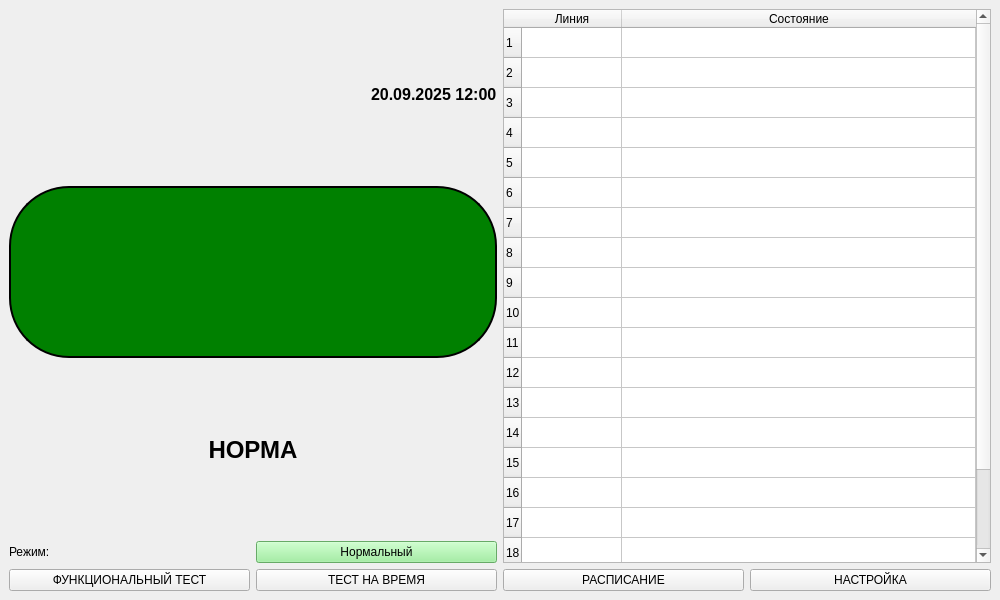
<?xml version="1.0" encoding="UTF-8"?>
<ui version="4.0">
 <class>MainWindow</class>
 <widget class="QMainWindow" name="MainWindow">
  <property name="geometry">
   <rect>
    <x>0</x>
    <y>0</y>
    <width>1000</width>
    <height>600</height>
   </rect>
  </property>
  <property name="windowTitle">
   <string>Панель управления аварийным освещением</string>
  </property>
  <widget class="QWidget" name="centralwidget">
   <layout class="QVBoxLayout" name="verticalLayout" stretch="1,0">
    <item>
     <layout class="QHBoxLayout" name="centerLayout">
      <item>
       <layout class="QVBoxLayout" name="statusLayout">
        <item>
         <layout class="QHBoxLayout" name="topLayout">
          <item>
           <widget class="QLabel" name="logoLabel">
            <property name="font">
             <font>
              <pointsize>16</pointsize>
              <bold>true</bold>
             </font>
            </property>
            <property name="text">
             <string/>
            </property>
           </widget>
          </item>
          <item>
           <spacer name="horizontalSpacer">
            <property name="orientation">
             <enum>Qt::Orientation::Horizontal</enum>
            </property>
            <property name="sizeHint" stdset="0">
             <size>
              <width>40</width>
              <height>20</height>
             </size>
            </property>
           </spacer>
          </item>
          <item>
           <widget class="QLabel" name="dateTimeLabel">
            <property name="font">
             <font>
              <pointsize>12</pointsize>
              <bold>true</bold>
             </font>
            </property>
            <property name="text">
             <string>20.09.2025 12:00</string>
            </property>
           </widget>
          </item>
         </layout>
        </item>
        <item>
         <widget class="QLabel" name="statusIndicator">
          <property name="minimumSize">
           <size>
            <width>120</width>
            <height>120</height>
           </size>
          </property>
          <property name="styleSheet">
           <string notr="true">background-color: green; border-radius: 60px; border: 2px solid black;</string>
          </property>
         </widget>
        </item>
        <item>
         <widget class="QLabel" name="statusLabel">
          <property name="font">
           <font>
            <pointsize>18</pointsize>
            <bold>true</bold>
           </font>
          </property>
          <property name="text">
           <string>НОРМА</string>
          </property>
          <property name="alignment">
           <set>Qt::AlignmentFlag::AlignCenter</set>
          </property>
         </widget>
        </item>
        <item>
         <layout class="QHBoxLayout" name="modeLayout">
          <item>
           <widget class="QLabel" name="modeLabel">
            <property name="text">
             <string>Режим:</string>
            </property>
           </widget>
          </item>
          <item>
           <widget class="QPushButton" name="modeButton">
            <property name="styleSheet">
             <string notr="true">background-color: lightgreen;</string>
            </property>
            <property name="text">
             <string>Нормальный</string>
            </property>
           </widget>
          </item>
         </layout>
        </item>
       </layout>
      </item>
      <item>
       <widget class="QTableWidget" name="linesTable">
        <property name="rowCount">
         <number>20</number>
        </property>
        <property name="columnCount">
         <number>2</number>
        </property>
        <attribute name="horizontalHeaderStretchLastSection">
         <bool>true</bool>
        </attribute>
        <row/>
        <row/>
        <row/>
        <row/>
        <row/>
        <row/>
        <row/>
        <row/>
        <row/>
        <row/>
        <row/>
        <row/>
        <row/>
        <row/>
        <row/>
        <row/>
        <row/>
        <row/>
        <row/>
        <row/>
        <column>
         <property name="text">
          <string>Линия</string>
         </property>
        </column>
        <column>
         <property name="text">
          <string>Состояние</string>
         </property>
        </column>
       </widget>
      </item>
     </layout>
    </item>
    <item>
     <layout class="QHBoxLayout" name="bottomLayout">
      <item>
       <widget class="QPushButton" name="funcTestButton">
        <property name="text">
         <string>ФУНКЦИОНАЛЬНЫЙ ТЕСТ</string>
        </property>
       </widget>
      </item>
      <item>
       <widget class="QPushButton" name="timeTestButton">
        <property name="text">
         <string>ТЕСТ НА ВРЕМЯ</string>
        </property>
       </widget>
      </item>
      <item>
       <widget class="QPushButton" name="scheduleButton">
        <property name="text">
         <string>РАСПИСАНИЕ</string>
        </property>
       </widget>
      </item>
      <item>
       <widget class="QPushButton" name="settingsButton">
        <property name="text">
         <string>НАСТРОЙКА</string>
        </property>
       </widget>
      </item>
     </layout>
    </item>
   </layout>
  </widget>
 </widget>
 <resources/>
 <connections/>
</ui>
